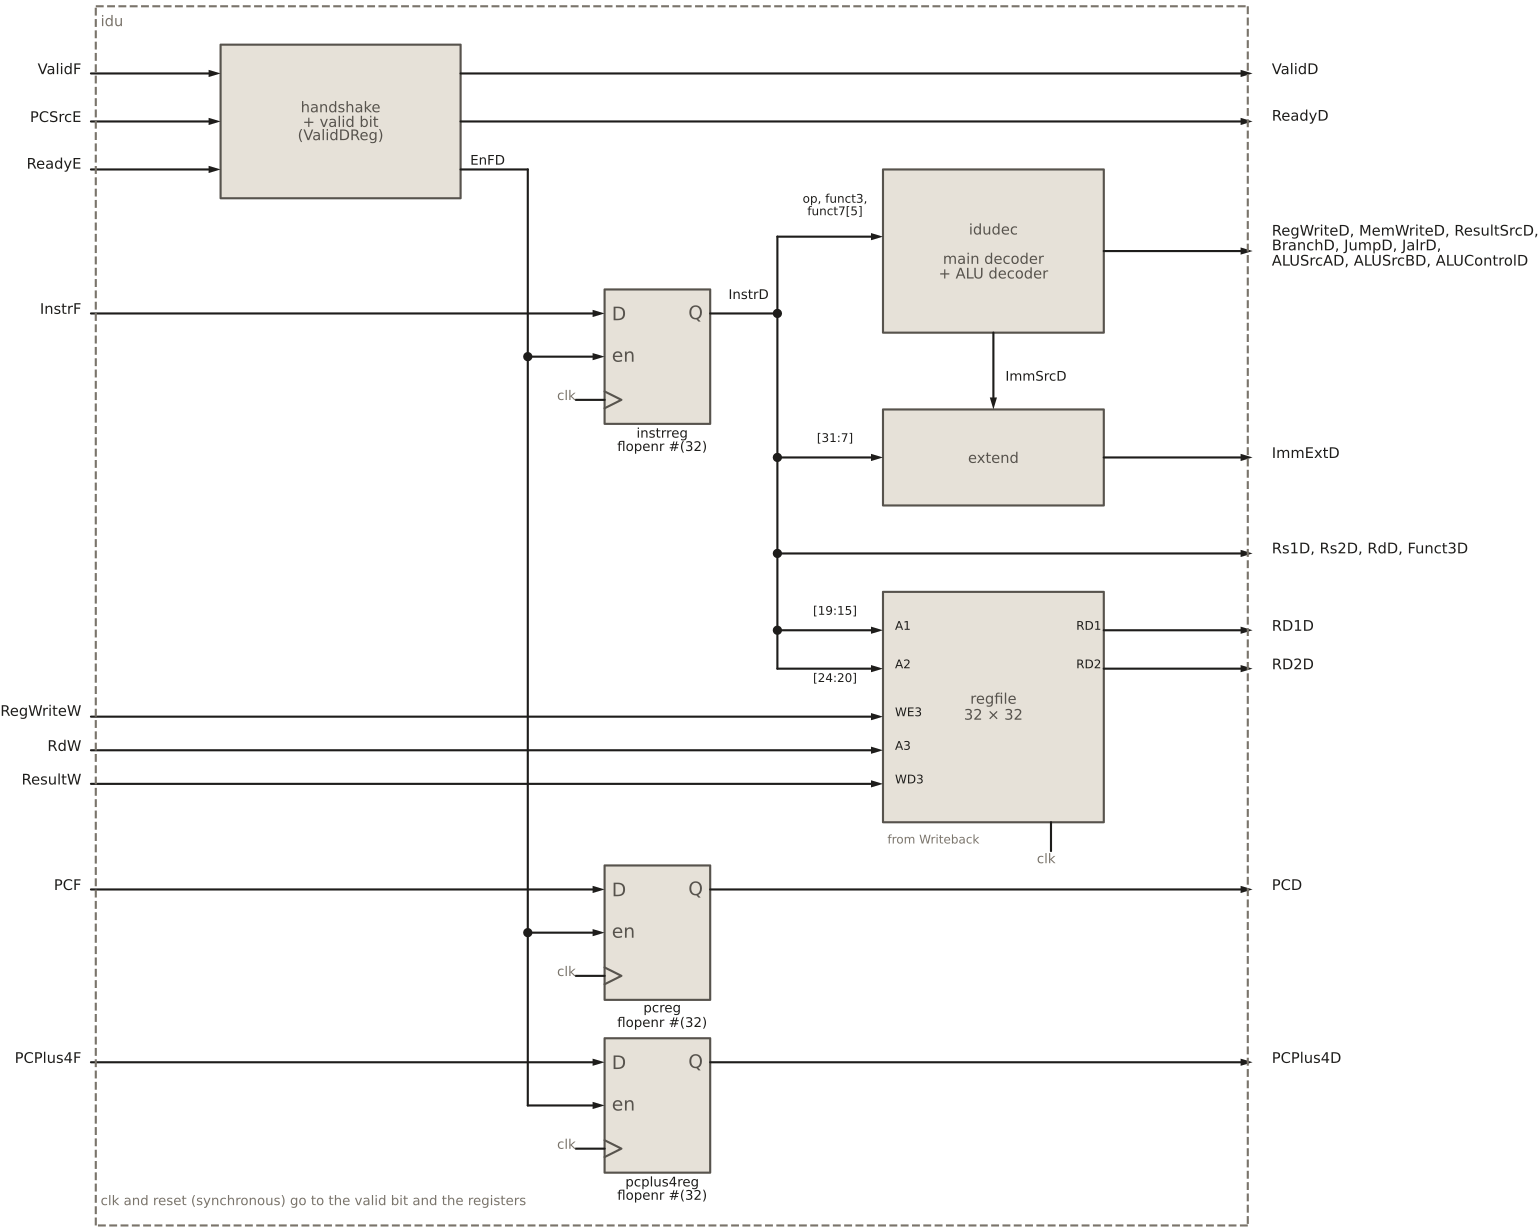

This chart was generated by the following Python code:
"""Instruction decode unit (HIPV rtl/core/idu/idu.sv): the F/D handshake and
valid bit, the F/D pipeline registers (instrreg, pcreg, pcplus4reg), the
control decoder (idudec), the immediate extension (extend) and the register
file (regfile)."""
from schemdraw import flow
from schemdraw import elements as elm
from _style import new_drawing, block, line, GREY

XL, XR = 0.0, 24.0          # module boundary (left / right)
YT, YB = 10.4, -15.0


def arrow(d, a, b):
    d.add(elm.Arrow().at(a).to(b))


def dot(d, xy):
    d.add(elm.Dot().at(xy))


def label(d, xy, text, **kw):
    kw.setdefault("fontsize", 11)
    d.add(elm.Label().at(xy).label(text, **kw))


def port_in(d, y, name, to):
    label(d, (XL - 0.4, y), name, halign="right")
    arrow(d, (XL - 0.1, y), (to, y))


def port_out(d, y, name, frm):
    arrow(d, (frm, y), (XR + 0.1, y))
    label(d, (XR + 0.4, y), name, halign="left")


def box(d, l, r, t, b, text, **kw):
    kw.setdefault("fontsize", 11)
    d.add(block(flow.Box(w=r - l, h=t - b)).at(((l + r) / 2, (t + b) / 2))
          .anchor("center").label(text, **kw))


def flopenr(d, xy, name):
    """flopenr with D, en and clock on the left, Q on the right; xy is the D pin."""
    r = block(elm.Ic(
        pins=[elm.IcPin(name="D", side="L", anchorname="D", slot="3/3"),
              elm.IcPin(name="en", side="L", anchorname="en", slot="2/3"),
              elm.IcPin(name=">", side="L", anchorname="clk", slot="1/3"),
              elm.IcPin(name="Q", side="R", anchorname="Q", slot="3/3")],
        size=(2.2, 2.8), pinspacing=0.9, leadlen=0))
    d.add(r.anchor("D").at(xy))
    A = r.absanchors
    label(d, ((A["D"][0] + A["Q"][0]) / 2, A["clk"][1] - 0.95),
          f"{name}\nflopenr #(32)", fontsize=10)
    c = A["clk"]
    line(d, (c[0] - 0.6, c[1]), c)
    label(d, (c[0] - 0.7, c[1]), "clk", halign="right", fontsize=10, color=GREY)
    return A


def draw():
    d = new_drawing()

    # ---------------- handshake logic and valid bit ----------------
    hl, hr, ht, hb = 2.6, 7.6, 9.6, 6.4
    box(d, hl, hr, ht, hb, "handshake\n+ valid bit\n(ValidDReg)")
    y_vf, y_src, y_re = 9.0, 8.0, 7.0
    port_in(d, y_vf, "ValidF", hl)
    port_in(d, y_src, "PCSrcE", hl)
    port_in(d, y_re, "ReadyE", hl)
    port_out(d, y_vf, "ValidD", hr)
    port_out(d, y_src, "ReadyD", hr)

    # ---------------- F/D pipeline registers ----------------
    xreg = 10.6
    I = flopenr(d, (xreg, 4.0), "instrreg")
    P = flopenr(d, (xreg, -8.0), "pcreg")
    P4 = flopenr(d, (xreg, -11.6), "pcplus4reg")
    port_in(d, I["D"][1], "InstrF", I["D"][0])
    port_in(d, P["D"][1], "PCF", P["D"][0])
    port_in(d, P4["D"][1], "PCPlus4F", P4["D"][0])
    port_out(d, P["Q"][1], "PCD", P["Q"][0])
    port_out(d, P4["Q"][1], "PCPlus4D", P4["Q"][0])

    # EnFD = ValidF & ReadyD loads all three registers
    xen = 9.0
    line(d, (hr, y_re), (xen, y_re), (xen, P4["en"][1]))
    label(d, (hr + 0.1, y_re + 0.3), "EnFD", halign="left", fontsize=10)
    for A in (I, P, P4):
        if A is not P4:
            dot(d, (xen, A["en"][1]))
        arrow(d, (xen, A["en"][1]), A["en"])

    # ---------------- InstrD bus ----------------
    xb = 14.2
    q = I["Q"]
    line(d, q, (xb, q[1]))
    dot(d, (xb, q[1]))
    label(d, (xb - 0.7, q[1] + 0.3), "InstrD", fontsize=10)
    y_dec, y_ext, y_fld, y_a1, y_a2 = 5.6, 1.0, -1.0, -2.6, -3.4
    line(d, (xb, y_dec), (xb, y_a2))
    for y in (y_ext, y_fld, y_a1):
        dot(d, (xb, y))

    # ---------------- control decoder ----------------
    cl, cr, ct, cb = 16.4, 21.0, 7.0, 3.6
    box(d, cl, cr, ct, cb, "idudec\n\nmain decoder\n+ ALU decoder")
    arrow(d, (xb, y_dec), (cl, y_dec))
    label(d, ((xb + cl) / 2, y_dec + 0.55), "op, funct3,\nfunct7[5]", fontsize=9)
    port_out(d, 5.3, "RegWriteD, MemWriteD, ResultSrcD,\n"
                     "BranchD, JumpD, JalrD,\n"
                     "ALUSrcAD, ALUSrcBD, ALUControlD", cr)

    # ---------------- immediate extension ----------------
    el, er, et, eb = 16.4, 21.0, 2.0, 0.0
    box(d, el, er, et, eb, "extend")
    xis = (el + er) / 2
    arrow(d, (xis, cb), (xis, et))
    label(d, (xis + 0.15, (cb + et) / 2), "ImmSrcD", halign="left", fontsize=10)
    arrow(d, (xb, y_ext), (el, y_ext))
    label(d, ((xb + el) / 2, y_ext + 0.3), "[31:7]", fontsize=9)
    port_out(d, y_ext, "ImmExtD", er)

    # ---------------- instruction fields ----------------
    port_out(d, y_fld, "Rs1D, Rs2D, RdD, Funct3D", xb)

    # ---------------- register file ----------------
    rl, rr, rt, rb = 16.4, 21.0, -1.8, -6.6
    box(d, rl, rr, rt, rb, "regfile\n32 × 32", fontsize=11)
    y_we, y_a3, y_wd = -4.4, -5.1, -5.8
    for y, pin in ((y_a1, "A1"), (y_a2, "A2"), (y_we, "WE3"), (y_a3, "A3"), (y_wd, "WD3")):
        label(d, (rl + 0.15, y), pin, halign="left", fontsize=9)
    for y, pin in ((y_a1, "RD1"), (y_a2, "RD2")):
        label(d, (rr - 0.15, y), pin, halign="right", fontsize=9)
    arrow(d, (xb, y_a1), (rl, y_a1))
    arrow(d, (xb, y_a2), (rl, y_a2))
    label(d, ((xb + rl) / 2, y_a1 + 0.3), "[19:15]", fontsize=9)
    label(d, ((xb + rl) / 2, y_a2 - 0.3), "[24:20]", fontsize=9)
    port_out(d, y_a1, "RD1D", rr)
    port_out(d, y_a2, "RD2D", rr)
    port_in(d, y_we, "RegWriteW", rl)
    port_in(d, y_a3, "RdW", rl)
    port_in(d, y_wd, "ResultW", rl)
    label(d, ((rl + rr) / 2 - 1.35, rb - 0.45), "from Writeback", fontsize=9, color=GREY)
    xc = (rl + rr) / 2 + 1.2
    line(d, (xc, rb - 0.6), (xc, rb))
    label(d, (xc, rb - 0.85), "clk", fontsize=10, color=GREY)

    # module boundary
    for a, b in (((XL, YT), (XR, YT)), ((XR, YT), (XR, YB)),
                 ((XR, YB), (XL, YB)), ((XL, YB), (XL, YT))):
        d.add(elm.Line().at(a).to(b).linestyle("--").color(GREY))
    label(d, (XL + 0.2, YT - 0.4), "idu", halign="left", color=GREY)
    label(d, (XL + 0.2, YB + 0.4), "clk and reset (synchronous) go to the valid bit and the registers",
          halign="left", fontsize=10, color=GREY)
    return d
